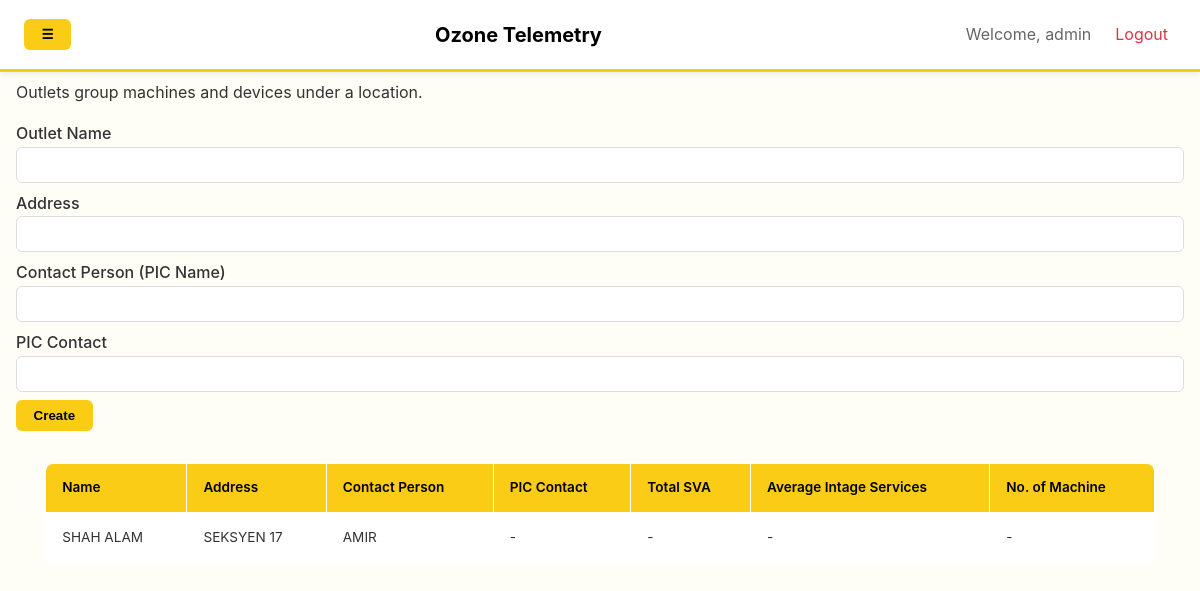
Before: /outlets/ (signed in) with the older database file.
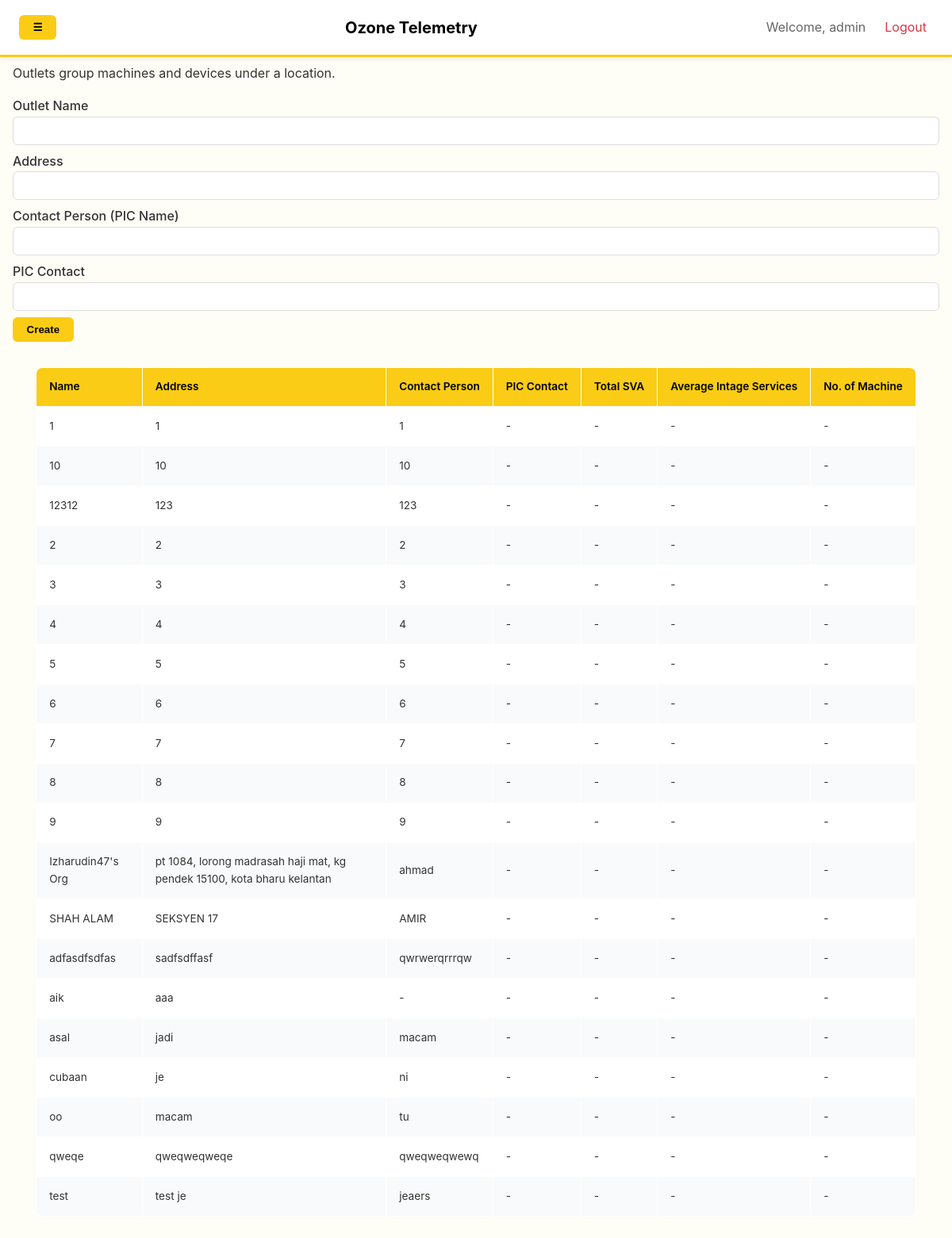
After: the same page with the newer database file.
### telemetry/models.py (models this page shows, shortened)
class Outlet(models.Model):
    name = models.CharField(max_length=200, unique=True)
    location = models.CharField(max_length=300, null=True, blank=True)
    address = models.TextField(null=True, blank=True)
    contact_person = models.CharField(max_length=100, null=True, blank=True)
    contact_phone = models.CharField(max_length=20, null=True, blank=True)
    total_sva = models.IntegerField(null=True, blank=True, help_text="Total Service Advisors")
    average_intage_services = models.IntegerField(null=True, blank=True, help_text="Average intage services")
    number_of_machines = models.IntegerField(null=True, blank=True, help_text="Number of machines at outlet")
    is_active = models.BooleanField(default=True)
    created_at = models.DateTimeField(auto_now_add=True)
    updated_at = models.DateTimeField(auto_now=True)
    class Meta:
        ordering = ["name"]

### telemetry/views.py (the view, shortened to what this page needs)
# urls.py: path('outlets/', outlets_page, name='outlets'),
@login_required(login_url='/accounts/login/')
def outlets_page(request):
    from .models import Outlet
    outlets = Outlet.objects.all().order_by('name')
    return render(request, 'telemetry/outlets.html', { 'outlets': outlets })

### telemetry/templates/telemetry/outlets.html (shortened to what this page needs)
{% extends "telemetry/base.html" %}
{% block content %}
<h3>Outlets</h3>
<section class="cards" style="margin-bottom:1rem">
  <div class="card">
    <strong>Add Outlet</strong>
    <p style="margin:.5rem 0 1rem">Outlets group machines and devices under a location.</p>
  <form method="post">
    <div class="grid">
      <div>
        <label>Outlet Name
          <input name="name" required />
        </label>
      </div>
      <div>
        <label>Address
          <input name="address" />
        </label>
      </div>
      <div>
        <label>Contact Person (PIC Name)
          <input name="contact_person" />
        </label>
      </div>
      <div>
        <label>PIC Contact
          <input name="contact_phone" />
        </label>
      </div>
    </div>
    <button type="submit">Create</button>
  </form>
  </div>
</section>
<table class="striped">
  <thead>
    <tr>
      <th>Name</th>
      <th>Address</th>
      <th>Contact Person</th>
      <th>PIC Contact</th>
      <th>Total SVA</th>
      <th>Average Intage Services</th>
      <th>No. of Machine</th>
    </tr>
  </thead>
  <tbody>
    {% for o in outlets %}
    <tr>
      <td>{{ o.name }}</td>
      <td>{{ o.address|default:"-" }}</td>
      <td>{{ o.contact_person|default:"-" }}</td>
      <td>{{ o.contact_phone|default:"-" }}</td>
      <td>{{ o.total_sva|default:"-" }}</td>
      <td>{{ o.average_intage_services|default:"-" }}</td>
      <td>{{ o.number_of_machines|default:"-" }}</td>
    </tr>
    {% empty %}
    <tr>
      <td colspan="4">No outlets found.</td>
    </tr>
    {% endfor %}
  </tbody>
</table>
{% endblock %}

### telemetry/templates/telemetry/base.html (shortened to what this page needs)
{% load static %}
<!DOCTYPE html>
<html lang="en">
<head>
    <link rel="stylesheet" href="{% static 'css/global.css' %}">
</head>
<body>
    <header>
        <button id="sidebarToggle" class="toggle-btn">☰</button>
        <a href="{% url 'home' %}" class="logo">Ozone Telemetry</a>
        <div class="user-info">
            {% if user.is_authenticated %}
                <span>Welcome, {{ user.username }}</span>
                <a href="{% url 'logout' %}">Logout</a>
            {% else %}
                <a href="{% url 'login' %}">Login</a>
            {% endif %}
        </div>
    </header>
    <main id="main-content">
        <div class="container">
            {% block content %}{% endblock %}
        </div>
    </main>
</body>
</html>

### static/css/global.css (style rules this page uses)
* { margin: 0; padding: 0; box-sizing: border-box; }
:root { --bg: #fefdf6; --white: #ffffff; --yellow: #facc15; --yellow-dark: #eab308; --muted: #666; --navbar-height: 72px; --sidebar-width: 220px; --content-max-width: 1000px; }
body { font-family: -apple-system, BlinkMacSystemFont, 'Segoe UI', Roboto, sans-serif; line-height: 1.6; color: #333; background: var(--bg); min-height: 100vh; display: flex; flex-direction: column; }
.container { max-width: 1200px; margin: 0 auto; padding: 0 1rem; }
header { position: fixed; top: 0; left: 0; width: 100%; height: var(--navbar-height); background: var(--white); border-bottom: 3px solid var(--yellow); padding: 0 1.5rem; display: flex; justify-content: space-between; align-items: center; z-index: 1000; box-shadow: 0 2px 6px rgba(0,0,0,0.08); }
.logo { font-size: 1.25rem; font-weight: 700; color: #000; text-decoration: none; }
.user-info { display: flex; align-items: center; gap: 1rem; }
.user-info span { color: var(--muted); }
.user-info a { color: #dc3545; text-decoration: none; padding: 0.25rem 0.5rem; border-radius: 4px; transition: background 0.18s ease; }
table { width: 95%; margin: 2rem auto; border-collapse: collapse; background: #fff; border: 1px solid #e5e7eb; border-radius: 8px; overflow: hidden; font-size: 0.85rem; }
th, td { padding: 0.85rem 1rem; border-bottom: 1px solid #ffffff; border-right: 1px solid #ffffff; text-align: left; }
th { font-weight: 600; background: var(--yellow); color: #000; white-space: nowrap; }
th:last-child, td:last-child { border-right: none; }
tr:last-child td { border-bottom: none; }
table tr:nth-child(even) { background-color: #f9fafb; }
table tr:nth-child(odd) { background-color: #ffffff; }
h1, h2, h3 { margin-bottom: 1rem; color: #111; }
button { background: var(--yellow); color: #000; border: none; padding: 0.5rem 1.1rem; border-radius: 6px; cursor: pointer; font-weight: 600; transition: background 0.18s ease, transform 0.08s ease; }
label { display: block; margin-bottom: 0.5rem; font-weight: 500; }
input, select, textarea { width: 100%; padding: 0.5rem; border: 1px solid #ddd; border-radius: 6px; font-size: 1rem; }

Changed rows visible on the page:
added Outlet: name "1", address "1", contact_person "1", contact_phone "-", total_sva "-", average_intage_services "-", number_of_machines "-"
added Outlet: name "10", address "10", contact_person "10", contact_phone "-", total_sva "-", average_intage_services "-", number_of_machines "-"
added Outlet: name "12312", address "123", contact_person "123", contact_phone "-", total_sva "-", average_intage_services "-", number_of_machines "-"
added Outlet: name "2", address "2", contact_person "2", contact_phone "-", total_sva "-", average_intage_services "-", number_of_machines "-"
added Outlet: name "3", address "3", contact_person "3", contact_phone "-", total_sva "-", average_intage_services "-", number_of_machines "-"
added Outlet: name "4", address "4", contact_person "4", contact_phone "-", total_sva "-", average_intage_services "-", number_of_machines "-"
added Outlet: name "5", address "5", contact_person "5", contact_phone "-", total_sva "-", average_intage_services "-", number_of_machines "-"
added Outlet: name "6", address "6", contact_person "6", contact_phone "-", total_sva "-", average_intage_services "-", number_of_machines "-"
added Outlet: name "7", address "7", contact_person "7", contact_phone "-", total_sva "-", average_intage_services "-", number_of_machines "-"
added Outlet: name "8", address "8", contact_person "8", contact_phone "-", total_sva "-", average_intage_services "-", number_of_machines "-"
added Outlet: name "9", address "9", contact_person "9", contact_phone "-", total_sva "-", average_intage_services "-", number_of_machines "-"
added Outlet: name "Izharudin47's Org", address "pt 1084, lorong madrasah haji mat, kg pendek 15100, kota bharu kelantan", contact_person "ahmad", contact_phone "-", total_sva "-", average_intage_services "-", number_of_machines "-"
added Outlet: name "adfasdfsdfas", address "sadfsdffasf", contact_person "qwrwerqrrrqw", contact_phone "-", total_sva "-", average_intage_services "-", number_of_machines "-"
added Outlet: name "aik", address "aaa", contact_person "-", contact_phone "-", total_sva "-", average_intage_services "-", number_of_machines "-"
added Outlet: name "asal", address "jadi", contact_person "macam", contact_phone "-", total_sva "-", average_intage_services "-", number_of_machines "-"
added Outlet: name "cubaan", address "je", contact_person "ni", contact_phone "-", total_sva "-", average_intage_services "-", number_of_machines "-"
added Outlet: name "oo", address "macam", contact_person "tu", contact_phone "-", total_sva "-", average_intage_services "-", number_of_machines "-"
added Outlet: name "qweqe", address "qweqweqweqe", contact_person "qweqweqwewq", contact_phone "-", total_sva "-", average_intage_services "-", number_of_machines "-"
added Outlet: name "test", address "test je", contact_person "jeaers", contact_phone "-", total_sva "-", average_intage_services "-", number_of_machines "-"
